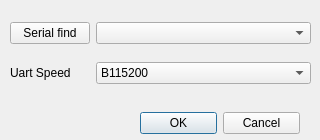
<?xml version="1.0" encoding="UTF-8"?>
<ui version="4.0">
    <class>UartChoose</class>
    <widget class="QWidget" name="UartChoose">
        <property name="geometry">
            <rect>
                <x>0</x>
                <y>0</y>
                <width>320</width>
                <height>140</height>
            </rect>
        </property>
        <property name="minimumSize">
            <size>
                <width>320</width>
                <height>140</height>
            </size>
        </property>
        <property name="windowTitle">
            <string>Select Uart</string>
        </property>
        <widget class="QDialogButtonBox" name="buttonBox">
            <property name="geometry">
                <rect>
                    <x>140</x>
                    <y>110</y>
                    <width>160</width>
                    <height>26</height>
                </rect>
            </property>
            <property name="standardButtons">
                <set>QDialogButtonBox::Cancel|QDialogButtonBox::Ok</set>
            </property>
        </widget>
        <widget class="QWidget" name="layoutWidget">
            <property name="geometry">
                <rect>
                    <x>10</x>
                    <y>10</y>
                    <width>301</width>
                    <height>86</height>
                </rect>
            </property>
            <layout class="QGridLayout" name="gridLayout">
                <item row="2" column="1">
                    <widget class="QComboBox" name="speedChose">
                        <property name="editable">
                            <bool>false</bool>
                        </property>
                        <property name="currentIndex">
                            <number>2</number>
                        </property>
                        <item>
                            <property name="text">
                                <string>B9600</string>
                            </property>
                        </item>
                        <item>
                            <property name="text">
                                <string>B57600</string>
                            </property>
                        </item>
                        <item>
                            <property name="text">
                                <string>B115200</string>
                            </property>
                        </item>
                        <item>
                            <property name="text">
                                <string>B921600</string>
                            </property>
                        </item>
                    </widget>
                </item>
                <item row="0" column="0">
                    <widget class="QPushButton" name="serial_find">
                        <property name="text">
                            <string>Serial find</string>
                        </property>
                    </widget>
                </item>
                <item row="0" column="1">
                    <widget class="QComboBox" name="uartFind">
                        <property name="sizePolicy">
                            <sizepolicy hsizetype="Expanding" vsizetype="Fixed">
                                <horstretch>0</horstretch>
                                <verstretch>0</verstretch>
                            </sizepolicy>
                        </property>
                        <property name="whatsThis">
                            <string>&lt;html&gt;&lt;head/&gt;&lt;body&gt;&lt;p&gt;Seleziona la Porta Seriale&lt;/p&gt;&lt;/body&gt;&lt;/html&gt;</string>
                        </property>
                    </widget>
                </item>
                <item row="2" column="0">
                    <widget class="QLabel" name="label">
                        <property name="text">
                            <string>Uart Speed</string>
                        </property>
                    </widget>
                </item>
            </layout>
        </widget>
    </widget>
    <resources/>
    <connections>
        <connection>
            <sender>buttonBox</sender>
            <signal>rejected()</signal>
            <receiver>UartChoose</receiver>
            <slot>hide()</slot>
            <hints>
                <hint type="sourcelabel">
                    <x>248</x>
                    <y>210</y>
                </hint>
                <hint type="destinationlabel">
                    <x>235</x>
                    <y>139</y>
                </hint>
            </hints>
        </connection>
    </connections>
</ui>
